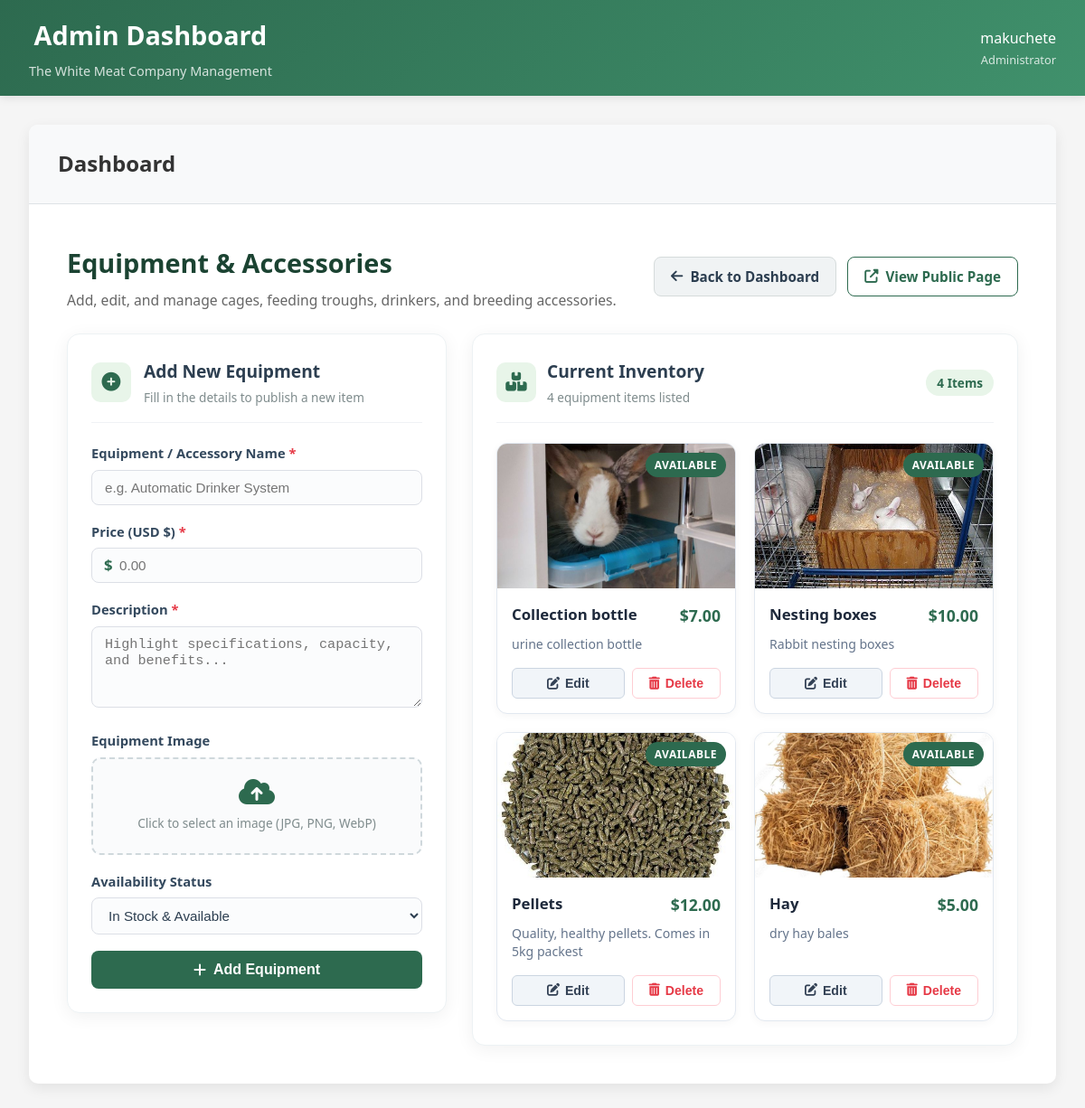
Page /dashboard/add-accessory/ (signed in) on the committed database.
### frontend/models.py (models this page shows, shortened)
class Accessory(models.Model):
    name = models.CharField(max_length=200)
    description = models.TextField(blank=True)
    price = models.DecimalField(max_digits=8, decimal_places=2)
    image = models.ImageField(upload_to='accessory_images/', blank=True, null=True, help_text="Upload accessory image")
    is_available = models.BooleanField(default=True)
    created_at = models.DateTimeField(auto_now_add=True)
    updated_at = models.DateTimeField(auto_now=True)
    class Meta:
        ordering = ['-created_at', 'name']
    @property
    def image_url(self):
        if self.image:
            return self.image.url
        return '/static/images/default-accessory.jpg'

### frontend/views.py (the view)
# urls.py: path('dashboard/add-accessory/', views.add_accessory, name='add_accessory'),
@staff_member_required
def add_accessory(request):
    if request.method == 'POST':
        if 'accessory_id' in request.POST:
            accessory = get_object_or_404(Accessory, pk=request.POST['accessory_id'])
            form = AccessoryForm(request.POST, request.FILES, instance=accessory)
            if form.is_valid():
                form.save()
                messages.success(request, 'Accessory updated successfully!')
                return redirect('add_accessory')
        elif 'delete_accessory_id' in request.POST:
            accessory = get_object_or_404(Accessory, pk=request.POST['delete_accessory_id'])
            accessory.delete()
            messages.success(request, 'Accessory deleted successfully!')
            return redirect('add_accessory')
        else:
            form = AccessoryForm(request.POST, request.FILES)
            if form.is_valid():
                form.save()
                messages.success(request, 'Accessory added successfully!')
                return redirect('add_accessory')
    else:
        form = AccessoryForm()
    accessories = Accessory.objects.order_by('-created_at')
    return render(request, 'admin/add_accessory.html', {'form': form, 'accessories': accessories})

### frontend/forms.py
class AccessoryForm(forms.ModelForm):
    class Meta:
        model = Accessory
        fields = ['name', 'description', 'price', 'image', 'is_available']
        widgets = {
            'name': forms.TextInput(attrs={'class': 'form-control', 'placeholder': 'Accessory Name'}),
            'description': forms.Textarea(attrs={'class': 'form-control', 'rows': 4, 'placeholder': 'Description'}),
            'price': forms.NumberInput(attrs={'class': 'form-control', 'step': '0.01', 'min': '0'}),
            'image': forms.ClearableFileInput(attrs={'class': 'form-control-file'}),
            'is_available': forms.Select(choices=[(True, 'Yes'), (False, 'No')], attrs={'class': 'form-control'}),
        }

### templates/admin/add_accessory.html (shortened to what this page needs)
{% extends 'admin/base.html' %}
{% load static %}
{% block content %}
<div class="accessory-admin-container">
  <div class="admin-header-row">
    <div>
      <h2 class="section-main-title">Equipment & Accessories</h2>
      <p class="section-subtitle">Add, edit, and manage cages, feeding troughs, drinkers, and breeding accessories.</p>
    </div>
    <div class="header-actions">
      <a href="{% url 'admin_dashboard' %}" class="btn-secondary-custom">
        <i class="fas fa-arrow-left"></i> Back to Dashboard
      </a>
      <a href="{% url 'cages' %}" target="_blank" class="btn-outline-custom">
        <i class="fas fa-external-link-alt"></i> View Public Page
      </a>
    </div>
  </div>
  <div class="admin-grid-layout">
    <div class="admin-card add-card">
      <div class="card-head">
        <div class="card-icon"><i class="fas fa-plus-circle"></i></div>
        <div>
          <h3>Add New Equipment</h3>
          <p>Fill in the details to publish a new item</p>
        </div>
      </div>
      <form method="post" enctype="multipart/form-data" class="modern-form" id="create-accessory-form">
        <div class="form-field">
          <label for="acc-name">Equipment / Accessory Name <span class="req">*</span></label>
          <input type="text" id="acc-name" name="name" placeholder="e.g. Automatic Drinker System" required>
        </div>
        <div class="form-field">
          <label for="acc-price">Price (USD $) <span class="req">*</span></label>
          <div class="input-with-prefix">
            <span class="currency-prefix">$</span>
            <input type="number" id="acc-price" name="price" step="0.01" min="0" placeholder="0.00" required>
          </div>
        </div>
        <div class="form-field">
          <label for="acc-description">Description <span class="req">*</span></label>
          <textarea id="acc-description" name="description" rows="3" placeholder="Highlight specifications, capacity, and benefits..." required></textarea>
        </div>
        <div class="form-field">
          <label for="acc-image">Equipment Image</label>
          <div class="file-upload-wrapper">
            <div class="file-upload-placeholder" id="add-placeholder">
              <i class="fas fa-cloud-upload-alt"></i>
              <span>Click to select an image (JPG, PNG, WebP)</span>
            </div>
          </div>
        </div>
        <div class="form-field">
          <label for="acc-avail">Availability Status</label>
          <select id="acc-avail" name="is_available">
            <option value="True" selected>In Stock & Available</option>
          </select>
        </div>
        <button type="submit" class="btn-primary-custom full-width">
          <i class="fas fa-plus"></i> Add Equipment
        </button>
      </form>
    </div>
    <div class="admin-card list-card">
      <div class="card-head between">
        <div style="display: flex; align-items: center; gap: 12px;">
          <div class="card-icon"><i class="fas fa-boxes"></i></div>
          <div>
            <h3>Current Inventory</h3>
            <p>{{ accessories.count }} equipment items listed</p>
          </div>
        </div>
        <span class="inventory-count-pill">{{ accessories.count }} Items</span>
      </div>
      {% if accessories %}
        <div class="accessory-grid">
          {% for item in accessories %}
            <div class="item-tile" id="tile-{{ item.id }}">
              <div class="tile-img-box">
                <img src="{{ item.image_url }}" alt="{{ item.name }}" loading="lazy">
                <span class="status-pill {% if item.is_available %}status-active{% else %}status-inactive{% endif %}">
                  {% if item.is_available %}Available{% else %}Out of Stock{% endif %}
                </span>
              </div>
              <div class="tile-content">
                <div class="tile-header">
                  <h4 class="tile-title">{{ item.name }}</h4>
                  <span class="tile-price">${{ item.price }}</span>
                </div>
                <p class="tile-desc">{{ item.description|truncatewords:16 }}</p>
                <div class="tile-actions">
                  <button type="button" class="btn-action-edit" onclick="openEditModal({{ item.id }})">
                    <i class="fas fa-edit"></i> Edit
                  </button>
                  <form method="post" style="display: inline-block; flex: 1;">
                    <button type="submit" class="btn-action-delete" onclick="return confirm('Are you sure you want to delete \'{{ item.name|escapejs }}\'?');">
                      <i class="fas fa-trash-alt"></i> Delete
                    </button>
                  </form>
                </div>
              </div>
            </div>
          {% endfor %}
        </div>
      {% else %}
        <div class="empty-inventory">
          <i class="fas fa-boxes"></i>
          <h4>No Equipment Listed Yet</h4>
          <p>Use the form on the left to add your first rabbit cage, accessory, or feeding system.</p>
        </div>
      {% endif %}
    </div>
  </div>
</div>
{% endblock %}

### templates/admin/base.html (shortened to what this page needs)
<!DOCTYPE html>
{% load static %}
<html lang="en">
<head>
    <link rel="stylesheet" href="{% static 'css/style.css' %}" />
    <link rel="stylesheet" href="{% static 'css/scroll-animations.css' %}" />
    <link rel="stylesheet" href="https://cdnjs.cloudflare.com/ajax/libs/font-awesome/6.4.0/css/all.min.css" />
    <link href="https://cdn.jsdelivr.net/npm/aos@2.3.4/dist/aos.css" rel="stylesheet" />
</head>
<body>
    <header class="admin-header">
        <div style="display: flex; justify-content: space-between; align-items: center;">
            <div>
                <h1 style="margin: 0;">{% block header_title %}Admin Dashboard{% endblock %}</h1>
                <p style="margin: 5px 0 0 0; opacity: 0.8; font-size: 0.9rem;">The White Meat Company Management</p>
            </div>
            <div style="display: flex; align-items: center; gap: 20px;">
                <div style="text-align: right;">
                    <div style="font-weight: 500;">{{ user.first_name|default:user.username }}</div>
                    <div style="font-size: 0.8rem; opacity: 0.8;">Administrator</div>
                </div>
            </div>
        </div>
    </header>
    <div class="admin-container">
        <div class="admin-content">
            <div class="content-header">
                <h2>{% block content_title %}Dashboard{% endblock %}</h2>
            </div>
            <div class="content-body">
                {% block content %}{% endblock %}
            </div>
        </div>
    </div>
</body>
</html>

### static/css/style.css (style rules this page uses)
* { margin: 0; padding: 0; box-sizing: border-box; }
body, html { font-family: Arial, sans-serif; height: 100%; background-color: #fff; overflow-x: hidden; line-height: 1.6; color: #333; }
textarea { resize: vertical; min-height: 90px; }
h1 { text-align: center; margin-bottom: 40px; font-size: 2em; }

### static/css/scroll-animations.css (style rules this page uses)
img { transition: opacity 0.4s ease; }

### templates/admin/base.html (style rules this page uses)
body { font-family: 'Segoe UI', Tahoma, Geneva, Verdana, sans-serif; background: #f5f5f5; margin: 0; padding: 0; }
.admin-header { background: linear-gradient(135deg, #2d6a4f 0%, #40916c 100%); color: white; padding: 1rem 2rem; box-shadow: 0 2px 10px rgba(0,0,0,0.1); }
.admin-header h1 { margin: 0; font-size: 1.8rem; font-weight: 600; }
.admin-container { max-width: 1200px; margin: 0 auto; padding: 2rem; }
.admin-content { background: white; border-radius: 10px; box-shadow: 0 5px 15px rgba(0,0,0,0.08); overflow: hidden; }
.content-header { background: #f8f9fa; padding: 1.5rem 2rem; border-bottom: 1px solid #dee2e6; }
.content-header h2 { margin: 0; color: #333; font-size: 1.5rem; }
.content-body { padding: 2rem; }
.status-active { background: #d4edda; color: #155724; }

### rows in the picture
Accessory: image_url (picture), is_available "AVAILABLE", name "Collection bottle", price "7.00", description "urine collection bottle"
Accessory: image_url (picture), is_available "AVAILABLE", name "Nesting boxes", price "10.00", description "Rabbit nesting boxes"
Accessory: image_url (picture), is_available "AVAILABLE", name "Pellets", price "12.00", description "Quality, healthy pellets. Comes in 5kg packest"
Accessory: image_url (picture), is_available "AVAILABLE", name "Hay", price "5.00", description "dry hay bales"

### other values in the picture
{{ user.first_name|default:user.username }} "makuchete"
{{ accessories.count }} "4"
